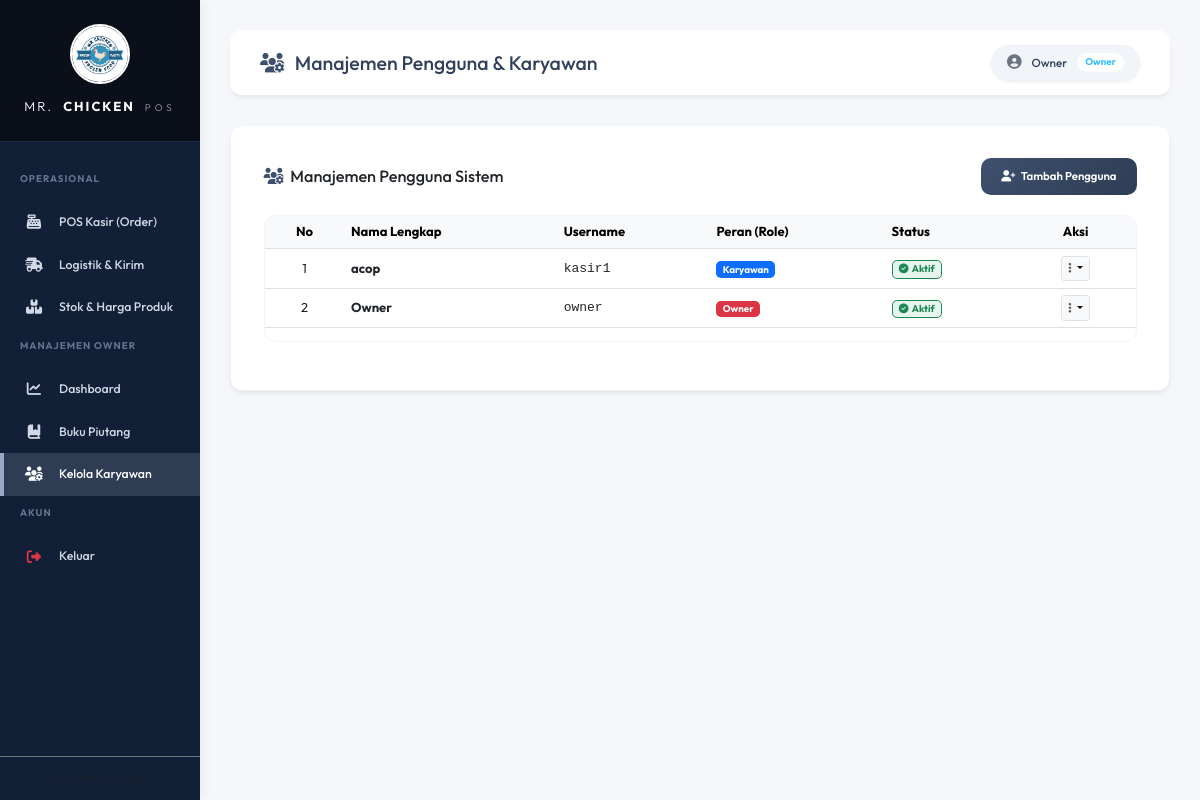
The app's page /index.php?page=users (signed in) with its own data.
### tables this page shows
CREATE TABLE IF NOT EXISTS `users` (
  `id_user` int NOT NULL AUTO_INCREMENT,
  `username` varchar(50) NOT NULL,
  `password` varchar(255) NOT NULL,
  `nama_pengguna` varchar(100) NOT NULL,
  `role` enum('Owner','Karyawan') NOT NULL,
  `status_aktif` tinyint DEFAULT '1',
  `is_deleted` tinyint DEFAULT '0',
  PRIMARY KEY (`id_user`),
  UNIQUE KEY `username` (`username`)
);

### controllers/UserController.php (called while the page is built, shortened)
<?php
require_once 'models/User.php';
class UserController extends Controller {
    private User $userModel;
    public function __construct(PDO $db) {
        $this->userModel = new User($db);
    }
    public function index(): void {
        $data['users'] = $this->userModel->getAll();
        $this->view('owner/management_users', $data);
    }
}

### models/user.php (called while the page is built, shortened)
<?php
class User {
    private PDO $conn;
    private string $table_name = "users";
    public function __construct(PDO $db) {
        $this->conn = $db;
    }
    public function getAll(): array {
        $query = "SELECT * FROM " . $this->table_name . " WHERE is_deleted = 0 ORDER BY id_user DESC";
        $stmt = $this->conn->prepare($query);
        $stmt->execute();
        return $stmt->fetchAll();
    }
}

### views/owner/management_users.php (the view, shortened to what this page needs)
<?php
require_once 'views/templates/header.php';
?>
<div class="card premium-card p-4 mb-4" id="tabel-karyawan">
    <div class="card-body">
        <div class="d-flex justify-content-between align-items-center mb-4">
            <h5 class="card-title font-weight-bold m-0"><i class="fa-solid fa-users-gear text-orange me-2"></i>Manajemen Pengguna Sistem</h5>
            <button class="btn btn-premium btn-sm" data-bs-toggle="modal" data-bs-target="#modalTambahUser">
                <i class="fa-solid fa-user-plus me-1"></i> Tambah Pengguna
            </button>
        </div>
        <div class="table-responsive table-responsive-scroll">
            <table class="table table-hover align-middle">
                <thead class="table-light">
                    <tr>
                        <th width="80" class="text-center d-none d-sm-table-cell">No</th>
                        <th>Nama Lengkap</th>
                        <th class="d-none d-md-table-cell">Username</th>
                        <th class="d-none d-md-table-cell">Peran (Role)</th>
                        <th>Status</th>
                        <th class="text-center" width="120">Aksi</th>
                    </tr>
                </thead>
                <tbody>
                    <?php
                    $no = 1;
                    foreach ($users as $u):
                    ?>
                        <tr>
                            <td class="text-center font-weight-bold d-none d-sm-table-cell"><?= $no++ ?></td>
                            <td>
                                <strong><?= htmlspecialchars($u->nama_pengguna) ?></strong>
                            </td>
                            <td class="font-monospace d-none d-md-table-cell"><?= htmlspecialchars($u->username) ?></td>
                            <td class="d-none d-md-table-cell">
                                <span class="badge <?= $u->role === 'Owner' ? 'bg-danger' : 'bg-primary' ?>">
                                    <?= htmlspecialchars($u->role) ?>
                                </span>
                            </td>
                            <td>
                                <?php if ($u->status_aktif == 1): ?>
                                    <span class="badge bg-success bg-opacity-10 text-success border border-success"><i class="fa-solid fa-circle-check me-1"></i>Aktif</span>
                                <?php else: ?>
                                    <span class="badge bg-secondary bg-opacity-10 text-secondary border border-secondary"><i class="fa-solid fa-circle-xmark me-1"></i>Nonaktif</span>
                                <?php endif; ?>
                            </td>
                            <td class="text-center">
                                <div class="dropdown d-inline-block">
                                    <button class="btn btn-sm btn-light border dropdown-toggle dropdown-btn-compact" type="button" data-bs-toggle="dropdown" data-bs-popper-config='{"strategy":"fixed"}' aria-expanded="false">
                                        <i class="fa-solid fa-ellipsis-vertical text-muted"></i>
                                    </button>
                                </div>
                            </td>
                        </tr>
                    <?php endforeach; ?>
                </tbody>
            </table>
        </div>
    </div>
</div>
<?php
require_once 'views/templates/footer.php';
?>

### assets/css/main.css (style rules this page uses)
:root { --bg-primary: #f5f7fa; --sidebar-bg: #111f37; --sidebar-color: #d1d9e6; --sidebar-active-bg: #2e3d54; --sidebar-active-color: #9aa7c7; --card-shadow: 0 4px 6px -1px rgba(0, 0, 0, 0.05), 0 2px 4px -1px rgba(0, 0, 0, 0.03); --card-border-radius: 12px; --accent-orange: #ffffff; --accent-gradient: linear-gradient(135deg, #3e506e 0%, #2e3d54 100%); }
html { scroll-behavior: smooth; font-size: 13px; }
body { font-family: 'Outfit', sans-serif; background-color: var(--bg-primary); color: #32415a; overflow-x: hidden; }
.table-responsive-scroll { max-height: 65vh; overflow-y: auto; overflow-x: auto; -webkit-overflow-scrolling: touch; border: 1.5px solid #f1f5f9; border-radius: 12px; margin-bottom: 15px; }
.premium-card { background: #fff; border: 1px solid #edf2f7; border-radius: var(--card-border-radius); box-shadow: var(--card-shadow); transition: all 0.3s cubic-bezier(0.4, 0, 0.2, 1); }
.btn-premium { background: var(--accent-gradient); color: white; border: none; padding: 10px 20px; border-radius: 10px; font-weight: 600; transition: all 0.3s cubic-bezier(0.4, 0, 0.2, 1); }
.text-orange { color: #3e506e !important; }
@media (min-width: 992px) { body { height: 100vh; overflow: hidden; } }
.dropdown-btn-compact { padding: 0.25rem 0.5rem !important; }

### records on screen
users: nama_pengguna "acop", username "kasir1", role "Karyawan", status_aktif 1 (drawn)
users: nama_pengguna "Owner", username "owner", role "Owner", status_aktif 1 (drawn)

### other values on screen
$userName "Owner"
$userRole "Owner"
